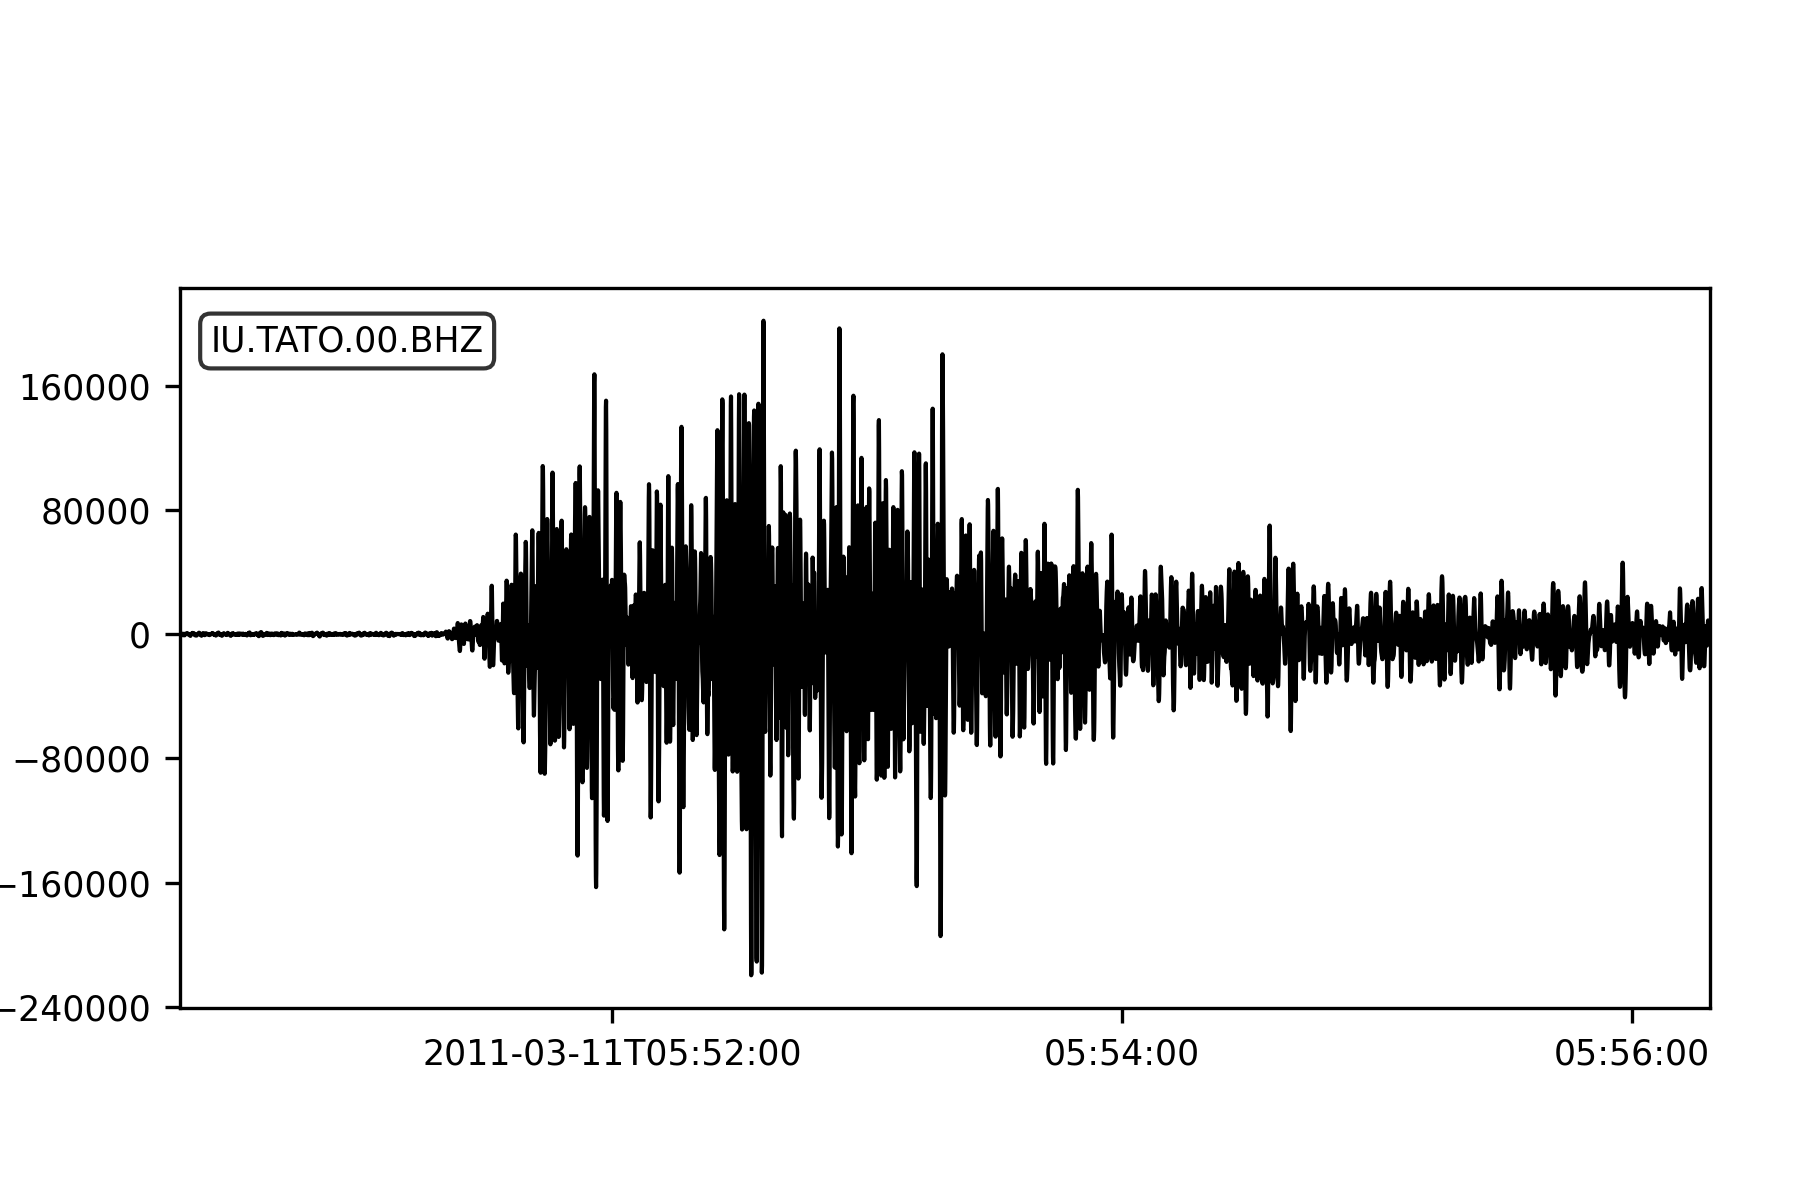

The Python source for this figure:
#!/usr/bin/env python3
# -*- coding: utf-8 -*-
"""
Created on Mon Feb 27 07:03:28 2023

@author: chrisyoung
"""

# Read TATO wfm data for Tohoku event, window P wave arrival and plot

import obspy
from obspy.clients.fdsn import Client
from obspy.core import UTCDateTime
import matplotlib.pyplot as plt
from obspy.geodetics import gps2dist_azimuth
from obspy.geodetics import kilometers2degrees
from obspy.taup import TauPyModel

c = Client('IRIS')

# Set event time and fetch event info
event_time = obspy.UTCDateTime('2011-03-11T05:46:23.2')   #Tohoku event

cat = c.get_events(starttime = event_time - 10, endtime = event_time + 10, 
                    minmagnitude = 9)
inv = c.get_stations(network = 'IU', station = 'TATO', level='response')
starttime = UTCDateTime(2022,11,17,0,0,0)

# Fetch wfm data for 8 hours before event to 16 hours afterwards
st = c.get_waveforms(network='IU', station = 'TATO', location = '00',
                      channel='BHZ', starttime = event_time - (8 * 3600), 
                      endtime = event_time + 16 * 3600)

# Filter data and plot
tr = st[0];
tr.filter('bandpass', freqmin = 0.8, freqmax = 3.5)

# tr.plot(fig = fig, type='dayplot',vertical_scaling_range = 0.02*max(abs(tr.data)))

# Get station coordinates
coords = inv.get_coordinates('IU.TATO..BHE')

# Get source location
origin = cat[0].preferred_origin()

# Calculate distance to get predicted arrivals
distance = gps2dist_azimuth(origin.latitude, origin.longitude,
                            coords['latitude'], coords['longitude'])

distance = kilometers2degrees(distance[0]/1000)

# Calculate predicted arrivals
m = TauPyModel(model = 'ak135')

arrivals = m.get_ray_paths(distance_in_degree=distance, 
                            source_depth_in_km = origin.depth/1000.)

#arrivals.plot()    #plot ray paths on Earth cross-section

first_arrival = origin.time + arrivals[0].time   #arrivals sorted by time
print(first_arrival)

# Window around first arrival
st2 = st.slice(first_arrival - 60, first_arrival + 300)
fig = plt.figure()
st2.plot(fig = fig)

plt.figure(fig)
plt.savefig('P_Window_TATO_Tohoku.png', dpi = 300)